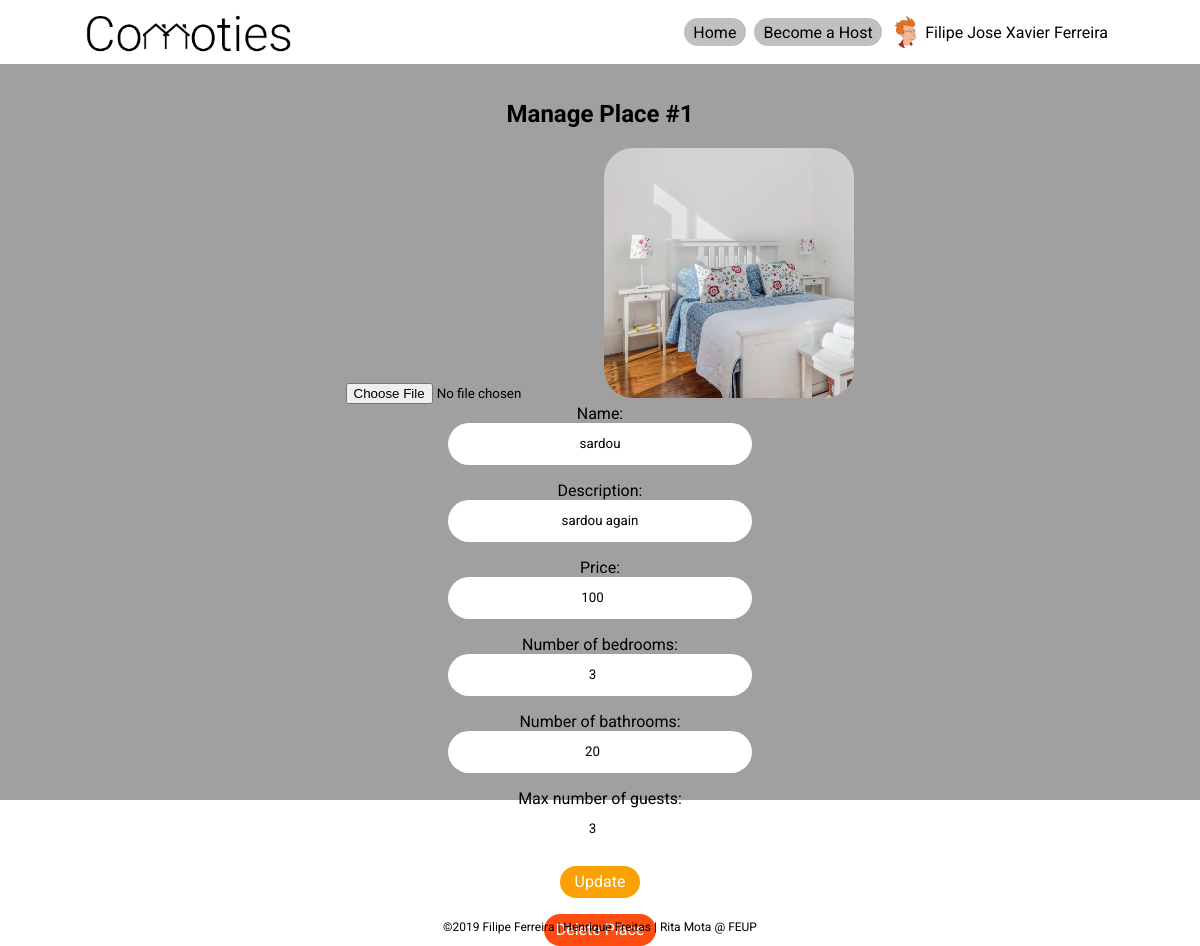
The app's page /pages/manage-place.php?placeID=1 (signed in) with its own data.
### tables this page shows
CREATE TABLE Place
(
  placeID INTEGER,
  addressID INTEGER,
  userID INTEGER,
  created_at DATETIME,
  name TEXT,
  descrip TEXT,
  number_bathrooms INTEGER,
  number_bedrooms INTEGER,
  max_guests INTEGER,
  price_by_night FLOAT,
  CONSTRAINT pk_place PRIMARY KEY (placeID),
  CONSTRAINT fk_place_address FOREIGN KEY (addressID) REFERENCES Address(addressID),
  CONSTRAINT fk_place_user FOREIGN KEY (userID) REFERENCES User(userID)  
);

### pages/manage-place.php (called while the page is built)
<?php
include_once('../templates/header.php');
include_once('../templates/manage-place.php');
include_once('../templates/footer.php');
?>

### database/db_address.php (called while the page is built, shortened)
<?php
require_once 'db_cities.php';
function getPlaceDetails($placeID){
  global $db;
  $stmnt = $db->prepare("SELECT * FROM Place WHERE Place.placeID = ?;");
  $stmnt->execute(array($placeID));
  $result = $stmnt->fetch();
  return $result;
}

### templates/manage-place.php (the view, shortened to what this page needs)
<?php
require_once('../database/db_address.php');
require_once('../database/db_user.php');
$placeDetails = getPlaceDetails($_GET['placeID']);
?>
<div id="manage-place">
    <h2>Manage Place #<?php echo $placeDetails['placeID']; ?></h2>
    <form id="manage-place-form" action="../database/action_update-place.php" method="POST">
        <div id="images">
            <div id="thumbnail-div">
                <input type="file" name="thumbnail" id="thumbnail" accept="image/png">
                <img id="thumbnail-pic" src="../images/places/default_thumb.png" alt="">
            </div>
        </div>
        Name:<input name="name" class="input"  type="text" value="<?php echo $placeDetails['name']; ?>" >
        Description:<input name="descrip" class="input" type="text" value="<?php echo $placeDetails['descrip']; ?>">
        Price:<input name="price_by_night" class="input" type="number" value="<?php echo $placeDetails['price_by_night']; ?>" >
        Number of bedrooms:<input name="number_bedrooms" class="input" type="number" value="<?php echo $placeDetails['number_bedrooms']; ?>" >
        Number of bathrooms:<input name="number_bathrooms" class="input" type="number" value="<?php echo $placeDetails['number_bathrooms']; ?>" >
        Max number of guests:<input name="max_guests" class="input" type="number" value="<?php echo $placeDetails['max_guests']; ?>" >
        <input class="submit_button" id="signup_button" type="submit" value="Update">
    </form>
    <form id="delete-place-form" action="../database/action_delete-place.php" method="post">
        <input class="submit_button" id="delete_button" type="submit" value="Delete Place">
    </form>
</div>
<footer id="black-footer">

### css/style.css (style rules this page uses)
* { font-family: 'Roboto'; }
::placeholder { color: black; opacity: 1; font-size: 0.75rem; }
body { margin: 0; }
.input { display:block; text-align: center; background-color: #FFFFFF ; border-style: none; border-radius: 5rem; width: 25vw; height: 5vh; margin: 0 auto; margin-bottom: 2vh; -moz-appearance:textfield; }
.submit_button { border-style: none; border-radius: 5rem; color: white; display: block; font-size: 1rem; height: 2em; margin: 0 auto; margin-top: 1rem; margin-bottom: 1rem; width: 5rem; }
#signup_button { background-color: #FBA104; }
footer { grid-area: footer; bottom: 0; position: fixed; font-size: 0.75rem; text-align: center; width:100%; color:white; padding:0; }
#black-footer { color:black; }
#manage-place { background-color: #a0a0a0; height: 80vh; padding: 10vh 7vw; text-align: center; }
#manage-place-form { text-align: center; }
#delete_button { background-color: #ff4d12; cursor: pointer; width: 7rem; }

### records on screen
place: placeID "1", name "sardou", descrip "sardou again", price_by_night "100", number_bedrooms "3", number_bathrooms "20", max_guests "3"

### other values on screen
$_SESSION['firstName'] "Filipe Jose"
$_SESSION['lastName'] "Xavier Ferreira"
